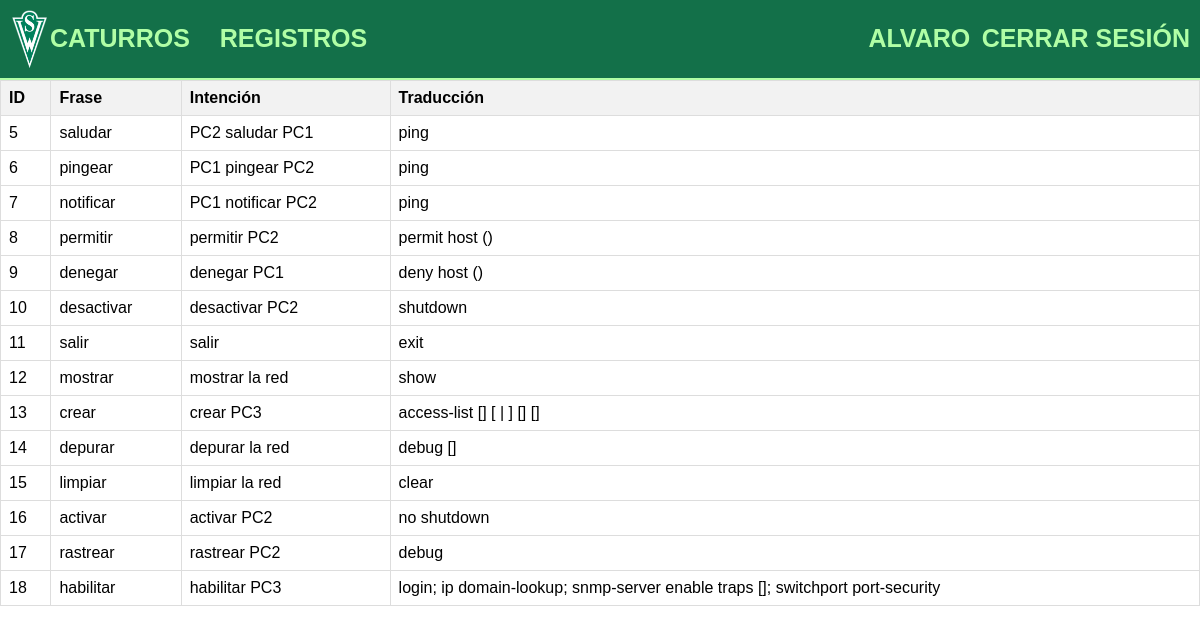
The page /registros.php (signed in) on the database its author committed.
### tables this page shows
CREATE TABLE `administradores` (
  `id` int(255) NOT NULL,
  `usuario` varchar(255) NOT NULL,
  `clave` text NOT NULL
);

CREATE TABLE `registro` (
  `id` int(11) NOT NULL,
  `frase` varchar(255) NOT NULL,
  `intencion` varchar(255) NOT NULL,
  `traduccion` varchar(255) NOT NULL
);

### registros.php (the view, shortened to what this page needs)
<?php include 'header.php'; ?>
<?php include 'bdd/bd.php'; ?>
<!DOCTYPE html>
<html lang="es">
<head>
</head>
<body>
<?php
$query = "SELECT id, frase, intencion, traduccion FROM registro";
$result = $conexion->query($query);
if ($result->rowCount() > 0) {
    echo "<table border='1'>
            <tr>
                <th>ID</th>
                <th>Frase</th>
                <th>Intención</th>
                <th>Traducción</th>
            </tr>";
    while ($row = $result->fetch(PDO::FETCH_ASSOC)) {
        echo "<tr>
                <td>{$row['id']}</td>
                <td>{$row['frase']}</td>
                <td>{$row['intencion']}</td>
                <td>{$row['traduccion']}</td>
              </tr>";
    }
    echo "</table>";
} else {
    echo "No hay registros en la base de datos.";
}

### header.php (shortened to what this page needs)
<?php
include("bdd/bd.php");
if (isset($_SESSION['id'])) {
    $records = $conexion->prepare('SELECT id, usuario, clave FROM administradores WHERE id = :id');
    $records->bindParam(':id', $_SESSION['id']);
    $records->execute();
    $results = $records->fetch(PDO::FETCH_ASSOC);
    $user = null;
    if (count($results) > 0) {
         $user = $results;
          }
}
?>
<!DOCTYPE html>
<html lang="es">
<head>
    <link rel="stylesheet" href="style.css">
</head>
<body>
<header class="header">
    <div class="logo">
        <img src="images\Santiago_Wanderers1.png" alt="Logo">
        <span class="registros-link"><a href="index.php">CATURROS</a></span>
        <?php if (!empty($user)): ?>
            <span class="registros-link"><a href="registros.php">Registros</a></span>
        <?php endif ?>
    </div>
    <div class="header-left">
  <?php if (!empty($user)): ?>
    <span class="sesion-link">
    <span class="sesion-link"><a style="color: #B0FEA5; font-size: 25px; font-weight: bold;"><?php echo strtoupper(utf8_decode($results['usuario']))?>&nbsp;</a></span>
    <span class="sesion-link"><a href="CerrarSesion.php">CERRAR SESIÓN</a></span>
  <?php else: ?>
    <span class="sesion-link"><a href="sesion.php">INICIAR SESIÓN</a></span>
    <?php endif ?>
</div>
</header>

### style.css (style rules this page uses)
* { margin:0; padding:0; box-sizing:border-box ; text-decoration: none; list-style: none; }
body { font-family: 'Poppins', sans-serif; }
img { max-width: 100%; }
.header { background-color: #137049; padding: 35px 0 40px 0; display: flex; flex-direction: row; justify-content: space-between; align-items: center; border-bottom: 2px solid #B0FEA5; }
.header-left { background-color: #137049; display: flex; flex-direction: row; justify-content: space-around; align-items: right; }
.logo { font-size: 25px; font-weight: 800; color: #239213; text-transform: uppercase; }
.registros-link a { font-family: 'Poppins', sans-serif; color: #B0FEA5; font-size: 25px; font-weight: bold; margin-right: 30px; }
.sesion-link { margin-left: auto; }
.sesion-link a { font-family: 'Poppins', sans-serif; color: #B0FEA5; font-size: 25px; font-weight: bold; }
.header { display: flex; }

### header.php (style rules this page uses)
.logo { display: flex; align-items: center; }
.logo img { width: 40px; height: auto; }
.header { background-color: #137049; padding: 10px; display: flex; justify-content: space-between; align-items: center; border-bottom: 2px solid #B0FEA5; }

### registros.php (style rules this page uses)
table { border-collapse: collapse; width: 100%; }
th, td { border: 1px solid #ddd; padding: 8px; text-align: left; }
th { background-color: #f2f2f2; }

### rows shown on the page
administradores: usuario "ALVARO"
registro: id "5", frase "saludar", intencion "PC2 saludar PC1", traduccion "ping"
registro: id "6", frase "pingear", intencion "PC1 pingear PC2", traduccion "ping"
registro: id "7", frase "notificar", intencion "PC1 notificar PC2", traduccion "ping"
registro: id "8", frase "permitir", intencion "permitir PC2", traduccion "permit host ()"
registro: id "9", frase "denegar", intencion "denegar PC1", traduccion "deny host ()"
registro: id "10", frase "desactivar", intencion "desactivar PC2", traduccion "shutdown"
registro: id "11", frase "salir", intencion "salir", traduccion "exit"
registro: id "12", frase "mostrar", intencion "mostrar la red", traduccion "show"
registro: id "13", frase "crear", intencion "crear PC3", traduccion "access-list [] [ | ] [] []"
registro: id "14", frase "depurar", intencion "depurar la red", traduccion "debug []"
registro: id "15", frase "limpiar", intencion "limpiar la red", traduccion "clear"
registro: id "16", frase "activar", intencion "activar PC2", traduccion "no shutdown"
registro: id "17", frase "rastrear", intencion "rastrear PC2", traduccion "debug"
registro: id "18", frase "habilitar", intencion "habilitar PC3", traduccion "login; ip domain-lookup; snmp-server enable traps []; switchport port-security"
